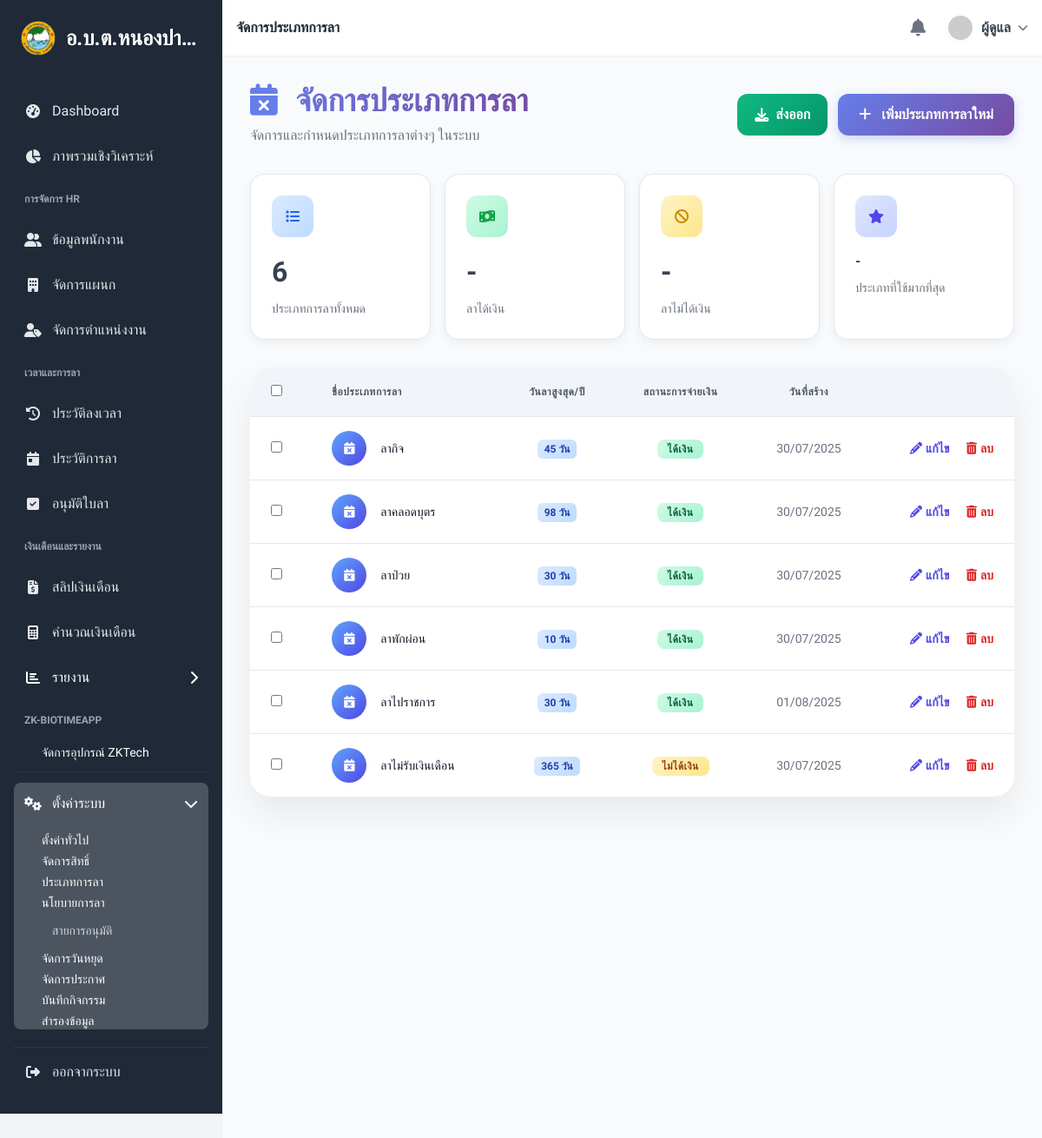
Page /leave_type (signed in) on the committed database.
### tables this page shows
CREATE TABLE `leave_types`  (
  `id` int NOT NULL AUTO_INCREMENT,
  `name` varchar(100) NOT NULL,
  `max_days_per_year` int NOT NULL DEFAULT 0,
  `is_paid` tinyint(1) NULL DEFAULT 1,
  `created_at` timestamp NOT NULL DEFAULT current_timestamp,
  `updated_at` timestamp NOT NULL DEFAULT current_timestamp ON UPDATE CURRENT_TIMESTAMP,
  PRIMARY KEY (`id`) USING BTREE
);

### controllers/LeaveTypeController.php (called while the page is built, shortened)
<?php
require_once __DIR__ . '/../config/database.php';
require_once __DIR__ . '/../models/LeaveType.php';
class LeaveTypeController
{
    private $leaveType;
    public function __construct()
    {
        $database = new Database();
        $this->db = $database->getConnection();
        $this->leaveType = new LeaveType($this->db);
    }
    public function index()
    {
        try {
            $stmt = $this->leaveType->readAll();
            $num = $stmt->rowCount();
            $page_title = 'จัดการประเภทการลา';
            require_once __DIR__ . '/../views/settings/leave_types/index.php';
        } catch (Exception $e) {
            error_log("Error in LeaveTypeController::index(): " . $e->getMessage());
            $_SESSION['error_message'] = 'เกิดข้อผิดพลาดในการโหลดข้อมูล';
            header('Location: ' . BASE_URL . '/dashboard');
            exit();
        }
    }
}
?>

### config/database.php (called while the page is built, shortened)
<?php
class Database {
    private $host = "localhost";
    private $db_name = "hrm_nongpaklong";
    private $username = "root";
    private $password = "";
    public function getConnection() {
        $this->conn = null;
        try {
            $this->conn = new PDO("mysql:host=" . $this->host . ";dbname=" . $this->db_name, $this->username, $this->password);
            $this->conn->exec("set names utf8");
            $this->conn->setAttribute(PDO::ATTR_ERRMODE, PDO::ERRMODE_EXCEPTION);
        } catch (PDOException $exception) {
            echo "Connection error: " . $exception->getMessage();
            die();
        }
        return $this->conn;
    }
}

### models/LeaveType.php (called while the page is built, shortened)
<?php
class LeaveType
{
    private $conn;
    private $table_name = "leave_types";
    public function __construct($db)
    {
        $this->conn = $db;
    }
    public function readAll()
    {
        $query = "SELECT * FROM " . $this->table_name . " ORDER BY name ASC";
        $stmt = $this->conn->prepare($query);
        $stmt->execute();
        return $stmt;
    }
}
?>

### models/Setting.php (called while the page is built, shortened)
<?php
class Setting {
    private $conn;
    private $table_name = "system_settings";
    public function __construct($db) {
        $this->conn = $db;
    }
    public function getSimpleSettings() {
        $settings = [];
        $query = "SELECT setting_key, setting_value FROM " . $this->table_name;
        try {
            $stmt = $this->conn->prepare($query);
            $stmt->execute();
            while ($row = $stmt->fetch(PDO::FETCH_ASSOC)) {
                $settings[$row['setting_key']] = $row['setting_value'];
            }
        } catch (PDOException $e) {
            error_log("Error getting simple settings: " . $e->getMessage());
        }
        return $settings;
    }
}
?>

### views/settings/leave_types/index.php (the view, shortened to what this page needs)
<?php
require_once __DIR__ . '/../../layouts/header.php';
?>
<?php require_once __DIR__ . '/../../layouts/sidebar.php'; ?>
<main class="flex-1 p-4 sm:p-6 lg:p-8 bg-slate-50 min-h-screen">
    <div class="floating-header">
        <div>
            <h1 class="text-3xl md:text-4xl font-bold section-header">
                <i class="fas fa-calendar-times mr-3" style="-webkit-text-fill-color: #667eea;"></i>
                <?php echo htmlspecialchars($page_title ?? 'จัดการประเภทการลา'); ?>
            </h1>
            <p class="text-gray-500 mt-2">จัดการและกำหนดประเภทการลาต่างๆ ในระบบ</p>
        </div>
        <div class="header-actions">
            <a href="<?php echo BASE_URL; ?>/leave_types/export" class="btn-export" title="ส่งออกข้อมูล">
                <i class="fas fa-download mr-2"></i>
                ส่งออก
            </a>
            <a href="<?php echo BASE_URL; ?>/leave_types/create" class="btn-primary">
                <i class="fas fa-plus mr-2"></i>
                เพิ่มประเภทการลาใหม่
            </a>
        </div>
    </div>
    <div class="stats-cards">
        <div class="stat-card">
            <div class="stat-card-icon" style="background: linear-gradient(135deg, #dbeafe 0%, #bfdbfe 100%);">
                <i class="fas fa-list text-blue-600"></i>
            </div>
            <div class="stat-card-value" id="total-leave-types">
                <?php echo $num ?? 0; ?>
            </div>
            <div class="stat-card-label">ประเภทการลาทั้งหมด</div>
        </div>
        <div class="stat-card">
            <div class="stat-card-icon" style="background: linear-gradient(135deg, #d1fae5 0%, #a7f3d0 100%);">
                <i class="fas fa-money-bill-wave text-green-600"></i>
            </div>
            <div class="stat-card-value" id="paid-leave-types">-</div>
            <div class="stat-card-label">ลาได้เงิน</div>
        </div>
        <div class="stat-card">
            <div class="stat-card-icon" style="background: linear-gradient(135deg, #fef3c7 0%, #fde68a 100%);">
                <i class="fas fa-ban text-yellow-600"></i>
            </div>
            <div class="stat-card-value" id="unpaid-leave-types">-</div>
            <div class="stat-card-label">ลาไม่ได้เงิน</div>
        </div>
        <div class="stat-card">
            <div class="stat-card-icon" style="background: linear-gradient(135deg, #e0e7ff 0%, #c7d2fe 100%);">
                <i class="fas fa-star text-indigo-600"></i>
            </div>
            <div class="stat-card-value" id="most-used" style="font-size: 1rem;">-</div>
            <div class="stat-card-label">ประเภทที่ใช้มากที่สุด</div>
        </div>
    </div>
    <div class="table-container">
        <div class="overflow-x-auto">
            <table class="min-w-full divide-y divide-gray-200">
                <thead class="bg-slate-100">
                    <tr>
                        <th scope="col" class="px-6 py-4 text-left">
                            <input type="checkbox" id="select-all" onchange="toggleSelectAll()" class="rounded border-gray-300">
                        </th>
                        <th scope="col" class="px-6 py-4 text-left text-xs font-semibold text-gray-600 uppercase tracking-wider">
                            ชื่อประเภทการลา
                        </th>
                        <th scope="col" class="px-6 py-4 text-center text-xs font-semibold text-gray-600 uppercase tracking-wider">
                            วันลาสูงสุด/ปี
                        </th>
                        <th scope="col" class="px-6 py-4 text-center text-xs font-semibold text-gray-600 uppercase tracking-wider">
                            สถานะการจ่ายเงิน
                        </th>
                        <th scope="col" class="px-6 py-4 text-center text-xs font-semibold text-gray-600 uppercase tracking-wider">
                            วันที่สร้าง
                        </th>
                        <th scope="col" class="relative px-6 py-3">
                        </th>
                    </tr>
                </thead>
                <tbody class="bg-white divide-y divide-gray-200">
                    <?php if (isset($num) && $num > 0 && isset($stmt) && $stmt !== null): ?>
                        <?php while ($row = $stmt->fetch(PDO::FETCH_ASSOC)): ?>
                            <tr class="hover:bg-slate-50 transition-colors duration-200">
                                <td class="px-6 py-4 whitespace-nowrap">
                                    <input type="checkbox" class="row-checkbox rounded border-gray-300"
                                           value="<?php echo htmlspecialchars($row['id']); ?>"
                                           onchange="updateBulkActions()">
                                </td>
                                <td class="px-6 py-4 whitespace-nowrap">
                                    <div class="flex items-center">
                                        <div class="flex-shrink-0 h-10 w-10">
                                            <div class="h-10 w-10 rounded-full bg-gradient-to-br from-blue-400 to-indigo-600 flex items-center justify-center">
                                                <i class="fas fa-calendar-times text-white text-sm"></i>
                                            </div>
                                        </div>
                                        <div class="ml-4">
                                            <div class="text-sm font-medium text-gray-900">
                                                <?php echo htmlspecialchars($row['name']); ?>
                                            </div>
                                        </div>
                                    </div>
                                </td>
                                <td class="px-6 py-4 whitespace-nowrap text-center">
                                    <span class="days-badge">
                                        <?php echo $row['max_days_per_year'] > 0 ? $row['max_days_per_year'] . ' วัน' : 'ไม่จำกัด'; ?>
                                    </span>
                                </td>
                                <td class="px-6 py-4 whitespace-nowrap text-center">
                                    <span class="status-badge <?php echo $row['is_paid'] ? 'status-paid' : 'status-unpaid'; ?>">
                                        <?php echo $row['is_paid'] ? 'ได้เงิน' : 'ไม่ได้เงิน'; ?>
                                    </span>
                                </td>
                                <td class="px-6 py-4 whitespace-nowrap text-center text-sm text-gray-500">
                                    <?php echo date('d/m/Y', strtotime($row['created_at'])); ?>
                                </td>
                                <td class="px-6 py-4 whitespace-nowrap text-right text-sm font-medium space-x-4">
                                    <a href="<?php echo BASE_URL; ?>/leave_types/edit/<?php echo htmlspecialchars($row['id']); ?>"
                                       class="table-action-link" title="แก้ไข">
                                        <i class="fas fa-pencil-alt mr-1"></i>แก้ไข
                                    </a>
                                    <form action="<?php echo BASE_URL; ?>/leave_types/destroy/<?php echo htmlspecialchars($row['id']); ?>"
                                          method="POST" class="inline-block"
                                          onsubmit="return confirm('คุณแน่ใจหรือไม่ที่จะลบประเภทการลา &quot;<?php echo htmlspecialchars(addslashes($row['name'])); ?>&quot;?\n\nการลบจะไม่สามารถกู้คืนได้');">
                                        <button type="submit" class="table-action-delete bg-transparent border-none p-0 cursor-pointer" title="ลบ">
                                            <i class="fas fa-trash-alt mr-1"></i>ลบ
                                        </button>
                                    </form>
                                </td>
                            </tr>
                        <?php endwhile; ?>
                    <?php endif; ?>
                </tbody>
            </table>
        </div>
    </div>
</main>
<?php require_once __DIR__ . '/../../layouts/footer.php'; ?>

### views/settings/leave_types/index.php (style rules this page uses)
.btn-primary { background: linear-gradient(135deg, #667eea 0%, #764ba2 100%); color: white; transition: all 0.3s ease; border-radius: 12px; padding: 12px 24px; font-weight: 600; box-shadow: 0 4px 12px rgba(102, 126, 234, 0.3); border: none; }
.btn-export { background: linear-gradient(135deg, #10b981 0%, #059669 100%); color: white; transition: all 0.3s ease; border-radius: 12px; padding: 10px 20px; font-weight: 600; border: none; text-decoration: none; display: inline-flex; align-items: center; }
.section-header { background: linear-gradient(135deg, #667eea 0%, #764ba2 100%); -webkit-background-clip: text; -webkit-text-fill-color: transparent; background-clip: text; font-weight: 700; }
.floating-header { display: flex; justify-content: space-between; align-items: center; margin-bottom: 32px; flex-wrap: wrap; gap: 1rem; }
.header-actions { display: flex; gap: 12px; flex-wrap: wrap; }
.table-container { background: white; border-radius: 24px; box-shadow: 0 20px 40px rgba(0, 0, 0, 0.07); overflow: hidden; }
.table-action-link { color: #4f46e5; font-weight: 600; transition: color 0.3s; text-decoration: none; }
.table-action-delete { color: #dc2626; font-weight: 600; transition: color 0.3s; }
.status-badge { padding: 4px 12px; border-radius: 8px; font-size: 12px; font-weight: 600; text-transform: uppercase; letter-spacing: 0.5px; }
.status-paid { background: linear-gradient(135deg, #d1fae5 0%, #a7f3d0 100%); color: #065f46; }
.status-unpaid { background: linear-gradient(135deg, #fef3c7 0%, #fde68a 100%); color: #92400e; }
.days-badge { background: linear-gradient(135deg, #dbeafe 0%, #bfdbfe 100%); color: #1e40af; padding: 4px 8px; border-radius: 6px; font-size: 12px; font-weight: 600; }
.stats-cards { display: grid; grid-template-columns: repeat(auto-fit, minmax(200px, 1fr)); gap: 1rem; margin-bottom: 2rem; }
.stat-card { background: white; border-radius: 16px; padding: 1.5rem; box-shadow: 0 4px 12px rgba(0, 0, 0, 0.05); border: 1px solid #e2e8f0; }
.stat-card-icon { width: 48px; height: 48px; border-radius: 12px; display: flex; align-items: center; justify-content: center; margin-bottom: 1rem; }
.stat-card-value { font-size: 2rem; font-weight: 700; color: #374151; margin-bottom: 0.5rem; }
.stat-card-label { color: #6b7280; font-size: 0.875rem; font-weight: 500; }

### rows in the picture
leave_types: name "ลากิจ", max_days_per_year "45", is_paid "ได้เงิน", created_at "30/07/2025"
leave_types: name "ลาคลอดบุตร", max_days_per_year "98", is_paid "ได้เงิน", created_at "30/07/2025"
leave_types: name "ลาป่วย", max_days_per_year "30", is_paid "ได้เงิน", created_at "30/07/2025"
leave_types: name "ลาพักผ่อน", max_days_per_year "10", is_paid "ได้เงิน", created_at "30/07/2025"
leave_types: name "ลาไปราชการ", max_days_per_year "30", is_paid "ได้เงิน", created_at "01/08/2025"
leave_types: name "ลาไม่รับเงินเดือน", max_days_per_year "365", is_paid "ไม่ได้เงิน", created_at "30/07/2025"

### other values in the picture
$org_name "อ.บ.ต.หนองปา…"
$page_title "จัดการประเภทการลา"
$_SESSION['user_name'] "ผู้ดูแล"
$num "6"
